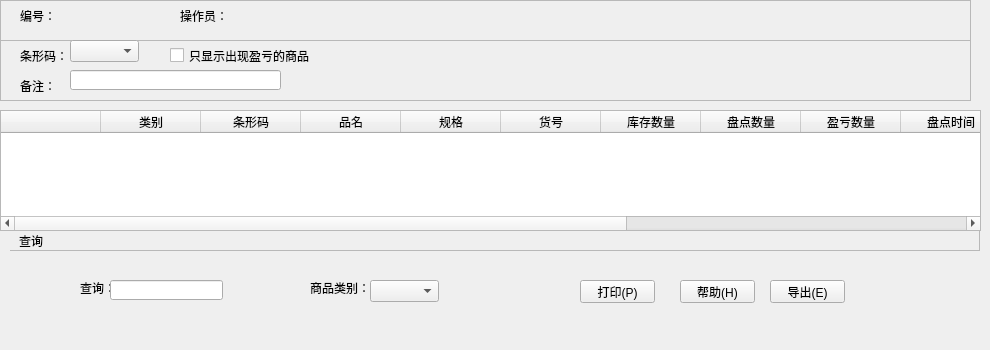
             <widget class="QWidget" name="tab_30">
              <attribute name="title">
               <string>库存盘点</string>
              </attribute>
              <widget class="QTableWidget" name="tableWidget_30">
               <property name="geometry">
                <rect>
                 <x>0</x>
                 <y>110</y>
                 <width>981</width>
                 <height>121</height>
                </rect>
               </property>
               <column>
                <property name="text">
                 <string/>
                </property>
               </column>
               <column>
                <property name="text">
                 <string>类别</string>
                </property>
               </column>
               <column>
                <property name="text">
                 <string>条形码</string>
                </property>
               </column>
               <column>
                <property name="text">
                 <string>品名</string>
                </property>
               </column>
               <column>
                <property name="text">
                 <string>规格</string>
                </property>
               </column>
               <column>
                <property name="text">
                 <string>货号</string>
                </property>
               </column>
               <column>
                <property name="text">
                 <string>库存数量</string>
                </property>
               </column>
               <column>
                <property name="text">
                 <string>盘点数量</string>
                </property>
               </column>
               <column>
                <property name="text">
                 <string>盈亏数量</string>
                </property>
               </column>
               <column>
                <property name="text">
                 <string>盘点时间</string>
                </property>
               </column>
               <column>
                <property name="text">
                 <string>扫描数量</string>
                </property>
               </column>
               <column>
                <property name="text">
                 <string>零售价</string>
                </property>
               </column>
               <column>
                <property name="text">
                 <string>盈亏金额</string>
                </property>
               </column>
               <column>
                <property name="text">
                 <string>备注</string>
                </property>
               </column>
              </widget>
              <widget class="QFrame" name="frame_64">
               <property name="geometry">
                <rect>
                 <x>0</x>
                 <y>0</y>
                 <width>971</width>
                 <height>101</height>
                </rect>
               </property>
               <property name="frameShape">
                <enum>QFrame::StyledPanel</enum>
               </property>
               <property name="frameShadow">
                <enum>QFrame::Raised</enum>
               </property>
               <widget class="QFrame" name="frame_65">
                <property name="geometry">
                 <rect>
                  <x>0</x>
                  <y>0</y>
                  <width>971</width>
                  <height>41</height>
                 </rect>
                </property>
                <property name="frameShape">
                 <enum>QFrame::StyledPanel</enum>
                </property>
                <property name="frameShadow">
                 <enum>QFrame::Raised</enum>
                </property>
                <widget class="QLabel" name="label_178">
                 <property name="geometry">
                  <rect>
                   <x>20</x>
                   <y>10</y>
                   <width>54</width>
                   <height>12</height>
                  </rect>
                 </property>
                 <property name="text">
                  <string>编号：</string>
                 </property>
                </widget>
                <widget class="QLabel" name="label_180">
                 <property name="geometry">
                  <rect>
                   <x>180</x>
                   <y>10</y>
                   <width>54</width>
                   <height>12</height>
                  </rect>
                 </property>
                 <property name="text">
                  <string>操作员：</string>
                 </property>
                </widget>
               </widget>
               <widget class="QLabel" name="label_181">
                <property name="geometry">
                 <rect>
                  <x>20</x>
                  <y>50</y>
                  <width>54</width>
                  <height>12</height>
                 </rect>
                </property>
                <property name="text">
                 <string>条形码：</string>
                </property>
               </widget>
               <widget class="QComboBox" name="comboBox_59">
                <property name="geometry">
                 <rect>
                  <x>70</x>
                  <y>40</y>
                  <width>69</width>
                  <height>22</height>
                 </rect>
                </property>
               </widget>
               <widget class="QLabel" name="label_182">
                <property name="geometry">
                 <rect>
                  <x>20</x>
                  <y>80</y>
                  <width>54</width>
                  <height>12</height>
                 </rect>
                </property>
                <property name="text">
                 <string>备注：</string>
                </property>
               </widget>
               <widget class="QLineEdit" name="lineEdit_48">
                <property name="geometry">
                 <rect>
                  <x>70</x>
                  <y>70</y>
                  <width>211</width>
                  <height>20</height>
                 </rect>
                </property>
               </widget>
               <widget class="QCheckBox" name="checkBox_17">
                <property name="geometry">
                 <rect>
                  <x>170</x>
                  <y>40</y>
                  <width>141</width>
                  <height>31</height>
                 </rect>
                </property>
                <property name="text">
                 <string>只显示出现盈亏的商品</string>
                </property>
               </widget>
              </widget>
              <widget class="QWidget" name="toolWidget_58" native="true">
               <property name="geometry">
                <rect>
                 <x>10</x>
                 <y>230</y>
                 <width>971</width>
                 <height>111</height>
                </rect>
               </property>
               <widget class="QLabel" name="label_572">
                <property name="geometry">
                 <rect>
                  <x>70</x>
                  <y>50</y>
                  <width>61</width>
                  <height>16</height>
                 </rect>
                </property>
                <property name="text">
                 <string>查询：</string>
                </property>
               </widget>
               <widget class="QComboBox" name="comboBox_190">
                <property name="geometry">
                 <rect>
                  <x>360</x>
                  <y>50</y>
                  <width>69</width>
                  <height>22</height>
                 </rect>
                </property>
               </widget>
               <widget class="QPushButton" name="pushButton_481">
                <property name="geometry">
                 <rect>
                  <x>570</x>
                  <y>50</y>
                  <width>75</width>
                  <height>23</height>
                 </rect>
                </property>
                <property name="text">
                 <string>打印(P)</string>
                </property>
               </widget>
               <widget class="QPushButton" name="pushButton_482">
                <property name="geometry">
                 <rect>
                  <x>760</x>
                  <y>50</y>
                  <width>75</width>
                  <height>23</height>
                 </rect>
                </property>
                <property name="text">
                 <string>导出(E)</string>
                </property>
               </widget>
               <widget class="QPushButton" name="pushButton_483">
                <property name="geometry">
                 <rect>
                  <x>670</x>
                  <y>50</y>
                  <width>75</width>
                  <height>23</height>
                 </rect>
                </property>
                <property name="text">
                 <string>帮助(H)</string>
                </property>
               </widget>
               <widget class="QLabel" name="label_573">
                <property name="geometry">
                 <rect>
                  <x>300</x>
                  <y>50</y>
                  <width>71</width>
                  <height>16</height>
                 </rect>
                </property>
                <property name="text">
                 <string>商品类别：</string>
                </property>
               </widget>
               <widget class="QLineEdit" name="lineEdit_158">
                <property name="geometry">
                 <rect>
                  <x>100</x>
                  <y>50</y>
                  <width>113</width>
                  <height>20</height>
                 </rect>
                </property>
               </widget>
               <widget class="QFrame" name="frame_66">
                <property name="geometry">
                 <rect>
                  <x>-1</x>
                  <y>0</y>
                  <width>971</width>
                  <height>21</height>
                 </rect>
                </property>
                <property name="frameShape">
                 <enum>QFrame::StyledPanel</enum>
                </property>
                <property name="frameShadow">
                 <enum>QFrame::Raised</enum>
                </property>
                <widget class="QLabel" name="label_574">
                 <property name="geometry">
                  <rect>
                   <x>10</x>
                   <y>0</y>
                   <width>31</width>
                   <height>21</height>
                  </rect>
                 </property>
                 <property name="text">
                  <string>查询</string>
                 </property>
                </widget>
               </widget>
              </widget>
             </widget>
